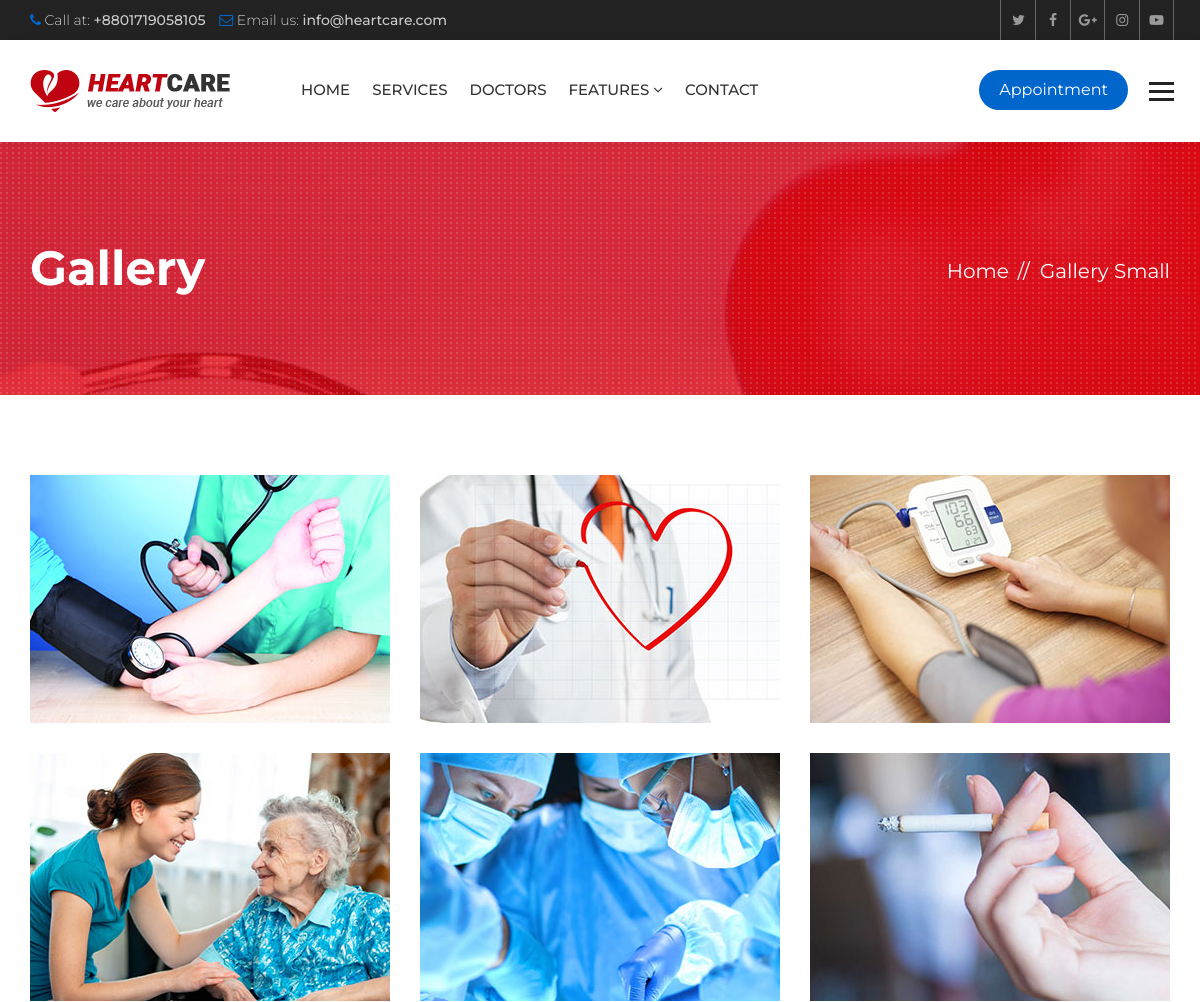
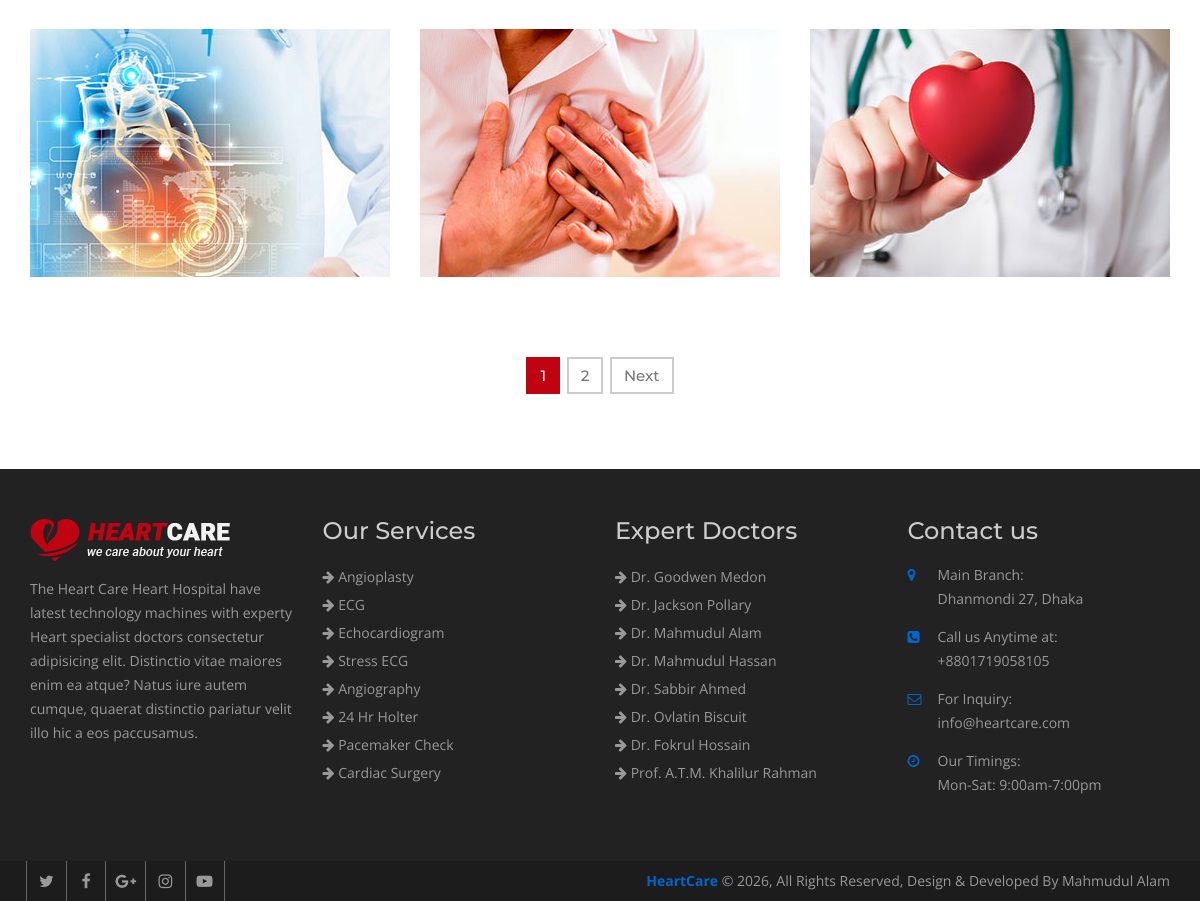
Page /gallery/ on the committed database (2 pictures, top to bottom).
### hospital/models.py (models this page shows, shortened)
class Gallery(models.Model):
    title = models.CharField(max_length=120)
    image = models.ImageField(upload_to="gallery/")
    class Meta:
        verbose_name_plural = "Galleries"

class Service(models.Model):
    title = models.CharField(max_length=120)
    description = models.TextField()
    items = models.ManyToManyField(to='Item',)
    thumbnail = models.ImageField(upload_to='services/')
    cover = models.ImageField(upload_to='services/')
    image1 = models.ImageField(upload_to='services/', blank=True, null=True)
    image2 = models.ImageField(upload_to='services/', blank=True, null=True)

class Doctor(models.Model):
    name = models.CharField(max_length=120)
    speciality = models.CharField(max_length=120)
    picture = models.ImageField(upload_to="doctors/")
    details = models.TextField()
    experience = models.TextField()
    expertize = models.ManyToManyField(to='Expertize', related_name='doctors')
    twitter = models.CharField(max_length=120, blank=True, null=True)
    facebook = models.CharField(max_length=120, blank=True, null=True)
    instagram = models.CharField(max_length=120, blank=True, null=True)

### hospital/views.py (the view)
# urls.py: path('gallery/', views.GalleryListView.as_view(), name="gallery"),
class GalleryListView(ListView):
    template_name = 'hospital/gallery.html'
    queryset = Gallery.objects.all()
    paginate_by = 9

### hospital/context_processors.py (called while the page is built)
def footer_content(request):
    services = Service.objects.all()
    doctors = Doctor.objects.all()
    context = {
        'services': services,
        'doctors': doctors
    }
    return context

### templates/hospital/gallery.html (shortened to what this page needs)
{% extends 'base.html' %}
{% block maincontent %}
<div class="inner-banner">
  <div class="container">
    <div class="row">
      <div class="col-md-7">
        <h1>Gallery</h1>
      </div>
      <div class="col-md-5">
        <ol class="breadcrumb">
          <li><a href="{% url 'index' %}">Home</a></li>
          <li class="active">Gallery Small</li>
        </ol>
      </div>
    </div>
  </div>
</div>
<div class="main-content">
  <div class="gallery">
    <div class="container">
      <div class="row">
        <ul class="gallery-img">
          {% for img in object_list %}
          <li class="col-md-4 col-sm-4">
            <div class="gallery-thumb">
              <img src="{{ img.image.url }}" alt="">
            </div>
          </li>
          {% endfor %}
        </ul>
      </div>
      <div class="row">
        {% if is_paginated %}
        {% include 'partials/_pagination.html' %}
        {% endif %}
      </div>
    </div>
  </div>
</div>
{% endblock maincontent %}

### templates/partials/_footer.html
{% load static %}
<footer class="footer">
  <div class="footer-widgets">
    <div class="container">
      <div class="row">
        <div class="col-md-3 col-sm-6">
          <div class="widget"> <img class="ft-logo" src="{% static 'heartcare/images/footer-logo.png' %}" alt="">
            <p>The Heart Care Heart Hospital have latest technology machines with experty Heart specialist doctors
              consectetur adipisicing elit. Distinctio vitae maiores enim ea atque? Natus iure autem cumque, quaerat
              distinctio pariatur velit illo hic a eos paccusamus. </p>
          </div>
        </div>
        <div class="col-md-3 col-sm-6">
          <div class="widget">
            <h3>Our Services</h3>
            <ul>
              {% for service in services|slice:':8' %}
              <li><a href="{% url 'service_details' service.id %}"><i class="fa fa-arrow-right"></i>
                  {{service.title }}</a></li>
              {% endfor %}
            </ul>
          </div>
        </div>
        <div class="col-md-3 col-sm-6">
          <div class="widget">
            <h3>Expert Doctors</h3>
            <ul>
              {% for doctor in doctors|slice:':8' %}
              <li><a href="{% url 'doctor_details' doctor.id %}"><i class="fa fa-arrow-right"></i> {{ doctor.name }}</a>
              </li>
              {% endfor %}
            </ul>
          </div>
        </div>
        <div class="col-md-3 col-sm-6">
          <div class="widget">
            <h3>Contact us</h3>
            <address>
              <ul>
                <li> <span class="icon"><i class="fa fa-map-marker" aria-hidden="true"></i></span> <span
                    class="add-text"><strong>Main Branch:</strong> Dhanmondi 27, Dhaka</span> </li>
                <li> <span class="icon"><i class="fa fa-phone-square" aria-hidden="true"></i></span> <span
                    class="add-text"><strong>Call us Anytime at:</strong> +8801719058105</span> </li>
                <li> <span class="icon"><i class="fa fa-envelope-o" aria-hidden="true"></i></span> <span
                    class="add-text"><strong>For Inquiry:</strong> info@heartcare.com</span> </li>
                <li> <span class="icon"><i class="fa fa-clock-o" aria-hidden="true"></i></span> <span
                    class="add-text"><strong>Our Timings:</strong> Mon-Sat: 9:00am-7:00pm</span> </li>
              </ul>
            </address>
          </div>
        </div>
      </div>
    </div>
  </div>
  <div class="footer-cr">
    <div class="container">
      <div class="row">
        <div class="col-md-6">
          <div class="footer-social"> <a href="#"><i class="fa fa-twitter" aria-hidden="true"></i></a> <a href="#"><i
                class="fa fa-facebook" aria-hidden="true"></i></a> <a href="#"><i class="fa fa-google-plus"
                aria-hidden="true"></i></a> <a href="#"><i class="fa fa-instagram" aria-hidden="true"></i></a> <a
              href="#"><i class="fa fa-youtube-play" aria-hidden="true"></i></a>
          </div>
        </div>
        <div class="col-md-6">
          <p><strong>HeartCare</strong> © {% now 'Y' %}, All Rights Reserved, Design & Developed By Mahmudul Alam</p>
        </div>
      </div>
    </div>
  </div>
</footer>

### heartcare/static/heartcare/css/custom.css (style rules this page uses)
html body { font-family: 'Open Sans', sans-serif; color: #777777; font-size: 14px; }
p { line-height: 24px; }
body h1, body h2, body h3, body h4, body h5, body h6 { font-family: 'Montserrat', sans-serif; margin: 0px; }
body h1 { font-size: 48px; }
body h3 { font-size: 24px; }
.inner-banner { background: url(../images/inner.jpg) no-repeat top center; position: relative; width: 100%; float: left; padding: 100px 0 100px; background-color: #bf0311; z-index: 0; }
.inner-banner:after { background: url(../images/patt.png); position: absolute; left: 0; top: 0; content: ""; width: 100%; height: 100%; }
.inner-banner .container { position: relative; z-index: 99; }
.inner-banner h1 { color: #fff; font-weight: 700; }
.inner-banner .breadcrumb { text-align: right; background: none; padding: 0px; margin: 15px 0 0; }
.inner-banner .breadcrumb>li, .inner-banner .breadcrumb>li a { color: #fff; font-size: 20px; font-family: 'Montserrat', sans-serif; }
.inner-banner .breadcrumb>li+li::before { color: #fff; content: "// "; padding: 0 5px; }
.main-content { width: 100%; float: left; padding: 50px 0; }
.footer { width: 100%; float: left; background: #222222; padding: 50px 0 0 0; }
.footer .widget { width: 100%; float: left; margin: 0 0 50px; }
.footer .widget ul { margin: 0px; padding: 0px; list-style: none; }
.footer .widget li { line-height: 28px; color: #999999; }
.footer .widget a { color: #999; }
.footer .widget h3 { margin: 0 0 20px; color: #cccccc; line-height: 24px; }
.ft-logo { margin-bottom: 16px; max-width: 100%; height: auto; }
.footer .widget p { line-height: 24px; color: #999999; }
.footer .widget address li { float: left; line-height: 24px; margin-bottom: 14px; width: 100%; }
.widget address .icon { width: 30px; float: left; color: #0066cc; }
.widget address .add-text { float: left; width: 80%; }
.widget address .add-text>strong { display: block; font-weight: 400; }
.footer-cr { width: 100%; float: left; clear: both; background: #1c1c1c; }
.footer-cr p { margin: 0px; line-height: 40px; color: #999999; text-align: right; }
.footer-cr p strong { color: #0066cc; }
.footer-social a { border-left: 1px solid #666666; color: #999999; display: inline-block; font-size: 16px; line-height: 40px; margin-left: -4px; text-align: center; width: 40px; }
.footer-social a:last-child { border-right: 1px solid #666666; }
.gallery { width: 100%; margin-top: 30px; float: left; }
.gallery-img { width: 100%; float: left; margin: 0px; padding: 0px; list-style: none; }
.gallery-thumb { width: 100%; float: left; position: relative; overflow: hidden; margin-bottom: 30px; }
.gallery-thumb img { width: 100%; height: auto; max-width: 100%; }
.gallery-thumb:after { position: absolute; left: 0; right: 0; top: 0; bottom: 0; margin: auto; width: 0; height: 0; opacity: 0; background: rgba(191, 3, 17, .80); content: ""; transition: all ease-in-out 0.3s; -webkit-transition: all ease-in-out 0.3s; }

### heartcare/static/heartcare/css/color.css (style rules this page uses)
.top-bar li .fa, .top-social a:hover, .view, .services-list .service h3 a:hover, .service-style-1 .service-box .ser-content h3 a:hover, .faqs .panel-default > .panel-heading h4 a, .faqs .panel-default > .panel-heading a::after, .team-text h5 a:hover, .section-title-3 strong, .post-text > h5 a:hover, .read-more:hover, .widget address .icon, .footer .widget a:hover, .footer-cr p strong, .footer-social a:hover, .post-meta li, .post-meta li:after, .post-meta li a, .header-service-area .icon, .header-service-area strong, .section-title-1 strong, .section-title-1 h2, .sectio-title-2 strong, .welcome-text .designation, .Heart-box .v-icon, .phone-icon, .services-nav .side-nav li:hover a, .services-nav .side-nav li.active a, .gallery-thumb .hover-info a, .archives li:before, .search-form button, .date-time, .right-404 strong, .prices, .review .fa, .login-social li, .login-social li a, .heart-care-services .nav-tabs>li>a { color: #0066cc; }

### rows in the picture
Gallery: image (picture)
Gallery: image (picture)
Gallery: image (picture)
Gallery: image (picture)
Gallery: image (picture)
Gallery: image (picture)
Gallery: image (picture)
Gallery: image (picture)
Gallery: image (picture)
Service: title "Angioplasty"
Service: title "ECG"
Service: title "Echocardiogram"
Service: title "Stress ECG"
Service: title "Angiography"
Service: title "24 Hr Holter"
Service: title "Pacemaker Check"
Service: title "Cardiac Surgery"
Doctor: name "Dr. Goodwen Medon"
Doctor: name "Dr. Jackson Pollary"
Doctor: name "Dr. Mahmudul Alam"
Doctor: name "Dr. Mahmudul Hassan"
Doctor: name "Dr. Sabbir Ahmed"
Doctor: name "Dr. Ovlatin Biscuit"
Doctor: name "Dr. Fokrul Hossain"
Doctor: name "Prof. A.T.M. Khalilur Rahman"

### other values in the picture
{{ page_num }} "1"
{{ page_num }} "2"
